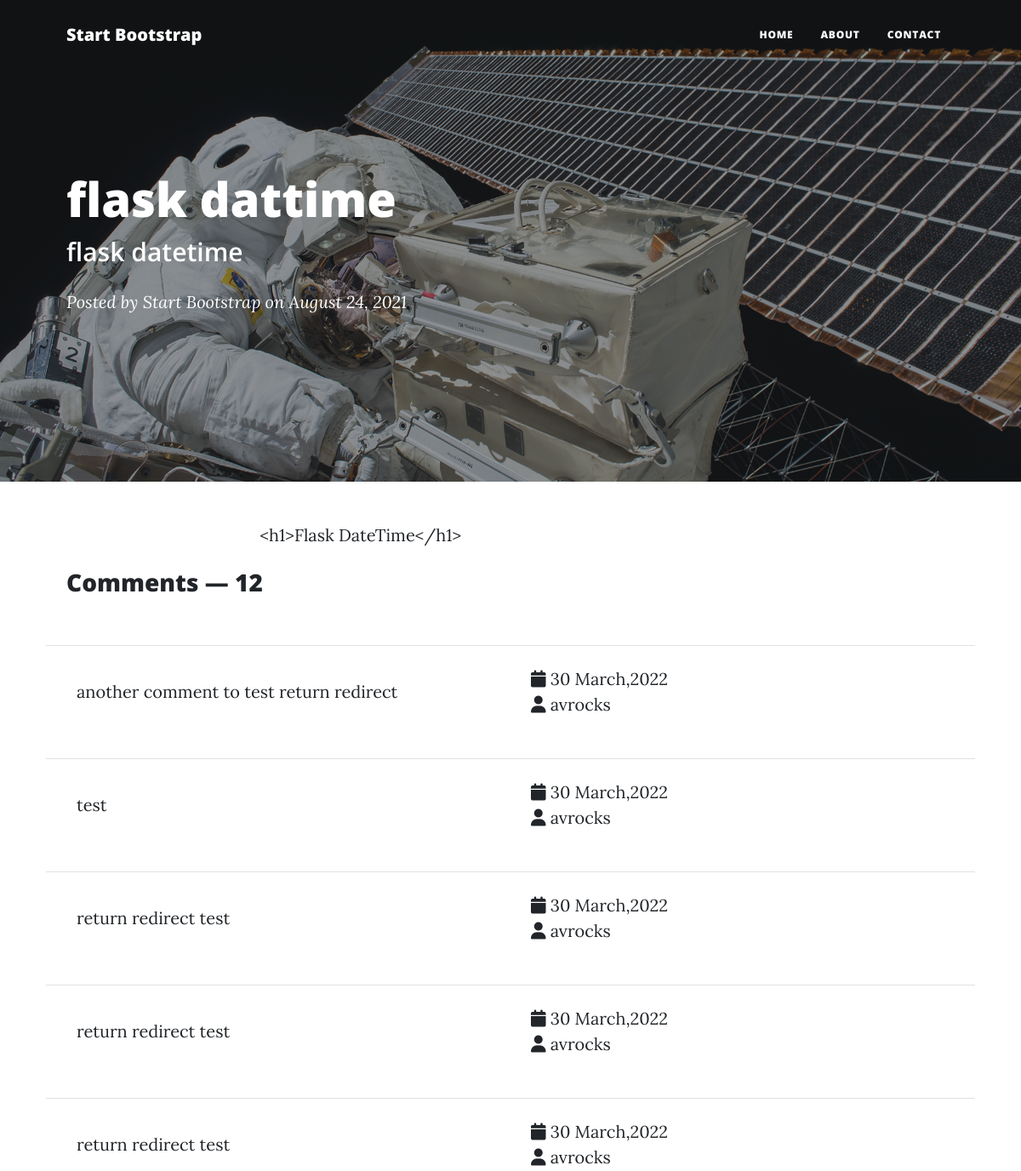
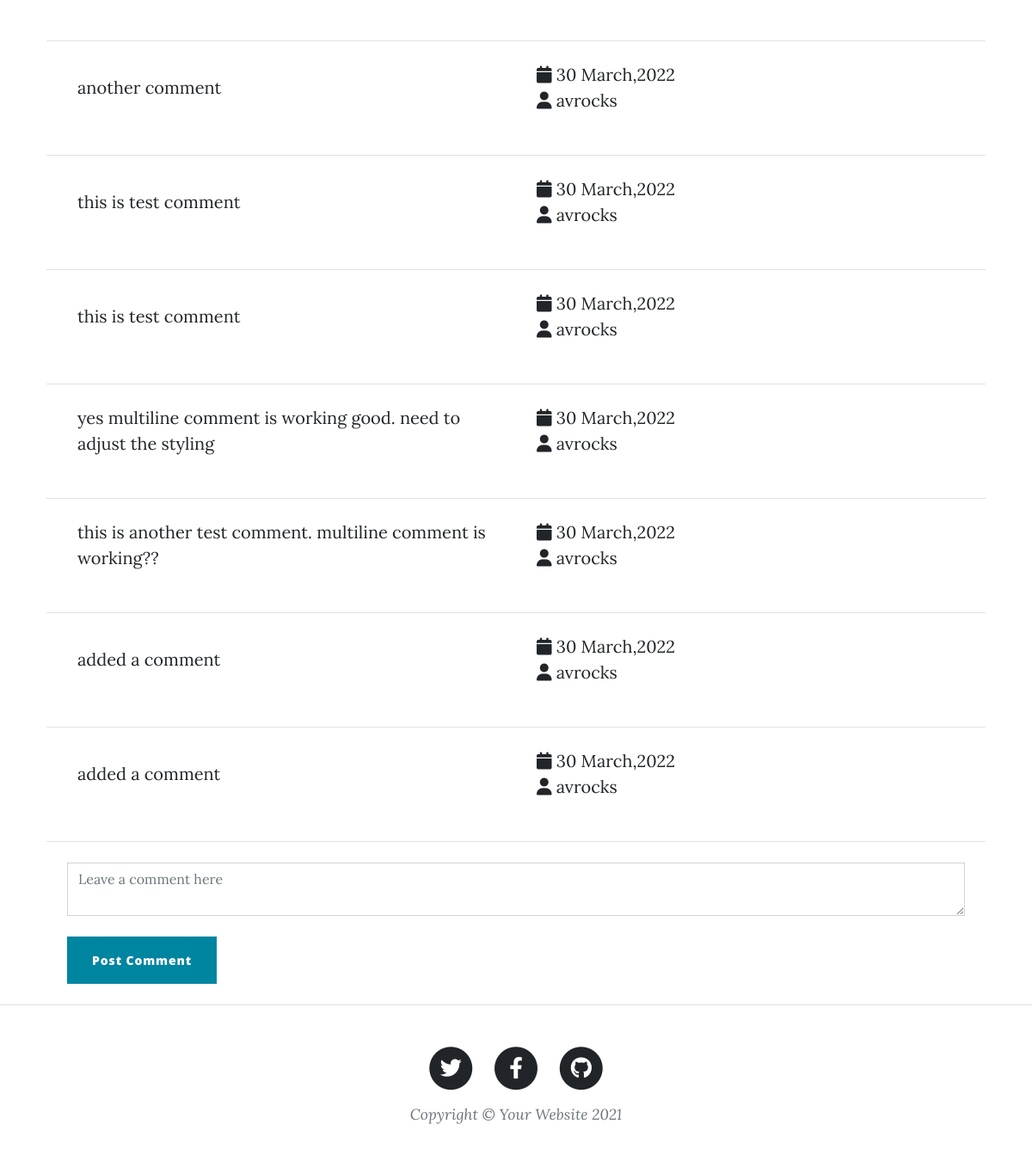
/post/5 (signed in), run on the app's committed database (2 pictures, top to bottom).
### app.py (models this page shows)
class Post(db.Model):
    id = db.Column(db.Integer, primary_key=True)
    heading = db.Column(db.String(50), unique=True, nullable=False)
    subHeading = db.Column(db.String(100))
    body = db.Column(db.Text(), nullable=False)
    dateCreated = db.Column(db.DateTime(), default=datetime.utcnow)
    comments = db.relationship('Comments', backref='post', lazy='dynamic')

class Comments(db.Model):
    id = db.Column(db.Integer, primary_key=True)
    post_id = db.Column(db.Integer, db.ForeignKey('post.id'))
    user_id = db.Column(db.Integer, db.ForeignKey('user.id'))
    comment = db.Column(db.Text(1000))
    dateCreated = db.Column(db.DateTime())

class User(db.Model, UserMixin):
    id = db.Column(db.Integer, primary_key=True)
    name = db.Column(db.String(80))
    email = db.Column(db.String(), unique=True)
    password = db.Column(db.String())
    username = db.Column(db.String(80), unique=True)
    description = db.Column(db.String(1000))
    active = db.Column(db.Boolean())
    confirmed_at = db.Column(db.DateTime())
    roles = db.relationship('Role',
                            secondary=roles_users,
                            backref=db.backref('users', lazy='dynamic'))
    comments = db.relationship('Comments', backref='users', lazy='dynamic')

### app.py (the view, shortened to what this page needs)
@app.route('/post/<post_id>', methods=['GET', 'POST'])
def post(post_id):
    form = NewComment()
    post = Post.query.get(int(post_id))
    comments = Comments.query.filter_by(post_id=post_id).order_by(
        desc(Comments.dateCreated)).all()
    return render_template('post.html', post=post, form=form, comments=comments)

### app.py
class NewComment(FlaskForm):
    comment = TextAreaField('Comment')

### app.py (called while the page is built)
@app.template_filter('datetime_format')
def datetime_format(value, format='%d %B,%Y'):
    if value == None:
        return None
    return value.strftime(format)

### templates/post.html (shortened to what this page needs)
{% extends "base.html" %}
    {% block content %}
    <header class="masthead" style="background-image: url('static/assets/img/post-bg.jpg')">
        <div class="container position-relative px-4 px-lg-5">
            <div class="row gx-4 gx-lg-5 justify-content-center">
                <div class="post-heading">
                    <h1>{{ post.heading }}</h1>
                    <h2 class="subheading">{{ post.subHeading}}</h2>
                    <span class="meta">
                        Posted by
                        <a href="#!">Start Bootstrap</a>
                        on August 24, 2021
                    </span>
                </div>
            </div>
        </div>
    </header>
    <article class="mb-4">
        <div class="container px-4 px-lg-5">
            <div class="row gx-4 gx-lg-5 justify-content-center">
                <div class="col-md-10 col-lg-8 col-xl-7">
                    {{ post.body }}
                </div>
            </div>
        </div>
    </article>
    <div class="container px-4 px-lg-5">
        <div class="row gx-4 gx-lg-5 justify-content-center mb-4">
            <h3 class="">Comments &mdash; <span>{{comments|length}}</span></h3>
        </div>
    </div>
    {% for comment in comments %}
    <div class="container px-4 px-lg-5">
        <div class="row gx-4 gx-lg-5 justify-content-center mb-4">
            <hr class="my-4" />
            <div class="row">
                <div class="col px-4">
                    {{ comment.comment }}
                </div>
                <div class="col">
                    <i class="fa-solid fa-calendar"></i> {{comment.dateCreated|datetime_format}} &nbsp;
                    <br />
                    <i class="fa-solid fa-user"></i> {{comment.users.username}}
                </div>
            </div>
        </div>
    </div>
    {% endfor %}
    {% if current_user.active %}
    <div class="container px-4 px-lg-5">
        <div class="row gx-4 gx-lg-5 justify-content-center">
            <hr class="my-4" />
            <form method="POST" role="form" action="">
                <div class="form-group mb-4">
                    {{ form.comment(class="form-control", placeholder="Leave a comment here")}}
                </div>
                <div class="mb-4">
                    <button type="submit" class="btn btn-primary">
                        Post Comment
                    </button> &nbsp;
                </div>
            </form>
        </div>
    </div>
    {% endif %}
    {% endblock %}

### data on the page
Post: heading "flask dattime", subHeading "flask datetime", body "<h1>Flask DateTime</h1>"
Comments: comment "another comment to test return redirect", dateCreated "30 March,2022", users.username "avrocks"
Comments: comment "test", dateCreated "30 March,2022", users.username "avrocks"
Comments: comment "return redirect test", dateCreated "30 March,2022", users.username "avrocks"
Comments: comment "return redirect test", dateCreated "30 March,2022", users.username "avrocks"
Comments: comment "return redirect test", dateCreated "30 March,2022", users.username "avrocks"
Comments: comment "another comment", dateCreated "30 March,2022", users.username "avrocks"
Comments: comment "this is test comment", dateCreated "30 March,2022", users.username "avrocks"
Comments: comment "this is test comment", dateCreated "30 March,2022", users.username "avrocks"
Comments: comment "yes multiline comment is working good. need to adjust the styling", dateCreated "30 March,2022", users.username "avrocks"
Comments: comment "this is another test comment. multiline comment is working??", dateCreated "30 March,2022", users.username "avrocks"
Comments: comment "added a comment", dateCreated "30 March,2022", users.username "avrocks"
Comments: comment "added a comment", dateCreated "30 March,2022", users.username "avrocks"

### other printed values
{{ comments|length }} "12"
